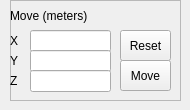
           <widget class="QWidget" name="page_2">
            <widget class="QFrame" name="frame_7">
             <property name="geometry">
              <rect>
               <x>10</x>
               <y>0</y>
               <width>171</width>
               <height>101</height>
              </rect>
             </property>
             <property name="frameShape">
              <enum>QFrame::StyledPanel</enum>
             </property>
             <property name="frameShadow">
              <enum>QFrame::Raised</enum>
             </property>
             <widget class="QLineEdit" name="lineEdit_movex">
              <property name="geometry">
               <rect>
                <x>20</x>
                <y>30</y>
                <width>81</width>
                <height>22</height>
               </rect>
              </property>
             </widget>
             <widget class="QLineEdit" name="lineEdit_movey">
              <property name="geometry">
               <rect>
                <x>20</x>
                <y>50</y>
                <width>81</width>
                <height>22</height>
               </rect>
              </property>
             </widget>
             <widget class="QLineEdit" name="lineEdit_movez">
              <property name="geometry">
               <rect>
                <x>20</x>
                <y>70</y>
                <width>81</width>
                <height>22</height>
               </rect>
              </property>
             </widget>
             <widget class="QLabel" name="label_zcoordinate_4">
              <property name="geometry">
               <rect>
                <x>0</x>
                <y>30</y>
                <width>31</width>
                <height>21</height>
               </rect>
              </property>
              <property name="text">
               <string>X</string>
              </property>
             </widget>
             <widget class="QLabel" name="label_zcoordinate_5">
              <property name="geometry">
               <rect>
                <x>0</x>
                <y>50</y>
                <width>31</width>
                <height>21</height>
               </rect>
              </property>
              <property name="text">
               <string>Y</string>
              </property>
             </widget>
             <widget class="QLabel" name="label_zcoordinate_6">
              <property name="geometry">
               <rect>
                <x>0</x>
                <y>70</y>
                <width>31</width>
                <height>21</height>
               </rect>
              </property>
              <property name="text">
               <string>Z</string>
              </property>
             </widget>
             <widget class="QLabel" name="label_zcoordinate_7">
              <property name="geometry">
               <rect>
                <x>0</x>
                <y>0</y>
                <width>91</width>
                <height>31</height>
               </rect>
              </property>
              <property name="text">
               <string>Move (meters)</string>
              </property>
             </widget>
             <widget class="QToolButton" name="toolButton_21">
              <property name="geometry">
               <rect>
                <x>110</x>
                <y>60</y>
                <width>51</width>
                <height>31</height>
               </rect>
              </property>
              <property name="text">
               <string>Move</string>
              </property>
             </widget>
             <widget class="QToolButton" name="toolButton_22">
              <property name="geometry">
               <rect>
                <x>110</x>
                <y>30</y>
                <width>51</width>
                <height>31</height>
               </rect>
              </property>
              <property name="text">
               <string>Reset</string>
              </property>
             </widget>
            </widget>
           </widget>
